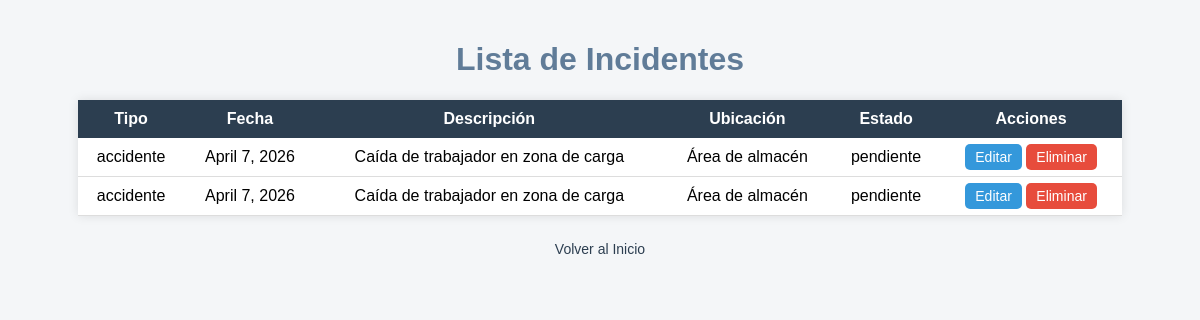
Page /incidentes/ on the earlier database version.
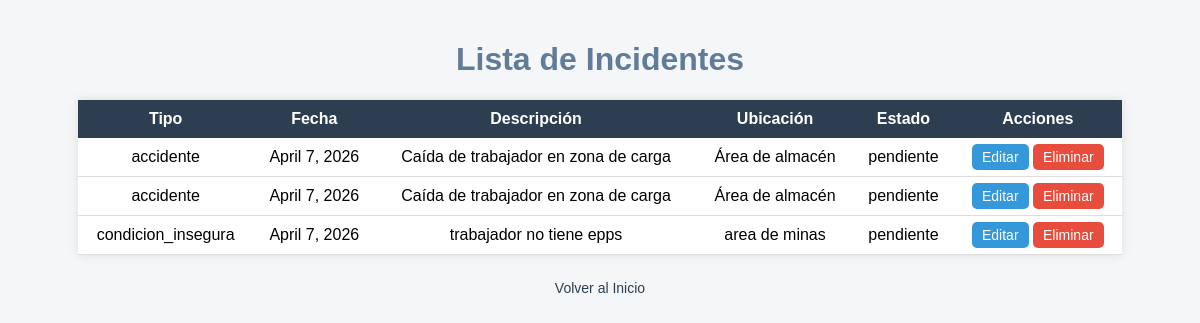
Same page on the later database version.
### incidentes/models.py (models this page shows)
class Incidente(models.Model):
    TIPOS_INCIDENTE = [
        ('accidente', 'Accidente'),
        ('casi_accidente', 'Casi accidente'),
        ('condicion_insegura', 'Condición insegura'),
    ]
    ESTADOS = [
        ('pendiente', 'Pendiente'),
        ('en_proceso', 'En proceso'),
        ('resuelto', 'Resuelto'),
    ]
    tipo = models.CharField(max_length=20, choices=TIPOS_INCIDENTE)
    fecha = models.DateField()
    descripcion = models.TextField()
    ubicacion = models.CharField(max_length=150)
    estado = models.CharField(max_length=20, choices=ESTADOS, default='pendiente')
    creado_en = models.DateTimeField(auto_now_add=True)

### incidentes/views.py (the view)
# urls.py: path('incidentes/', views.lista_incidentes, name='lista_incidentes'),
def lista_incidentes(request):
    incidentes = Incidente.objects.all().order_by('-fecha')
    return render(request, 'lista_incidentes.html', {'incidentes': incidentes})

### incidentes/templates/lista_incidentes.html (shortened to what this page needs)
<!doctype html>
<html lang="es">
  <head>
  </head>
  <body>
    <h1>Lista de Incidentes</h1>
    {% if incidentes %}
    <table>
      <thead>
        <tr>
          <th>Tipo</th>
          <th>Fecha</th>
          <th>Descripción</th>
          <th>Ubicación</th>
          <th>Estado</th>
          <th>Acciones</th>
        </tr>
      </thead>
      <tbody>
        {% for incidente in incidentes %}
        <tr>
          <td>{{ incidente.tipo }}</td>
          <td>{{ incidente.fecha }}</td>
          <td>{{ incidente.descripcion }}</td>
          <td>{{ incidente.ubicacion }}</td>
          <td>{{ incidente.estado }}</td>
          <td>
            <a href="/editar/{{ incidente.id }}/">Editar</a>
            <a href="/eliminar/{{ incidente.id }}/">Eliminar</a>
          </td>
        </tr>
        {% endfor %}
      </tbody>
    </table>
    {% else %}
    <p style="text-align: center">No hay incidentes registrados.</p>
    {% endif %}
    <a href="/" class="volver">Volver al Inicio</a>
  </body>
</html>

Differences in the rows shown:
added Incidente: tipo "condicion_insegura", fecha "April 7, 2026", descripcion "trabajador no tiene epps", ubicacion "area de minas", estado "pendiente"
